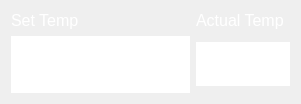
   <widget class="QWidget" name="layoutWidget">
    <property name="geometry">
     <rect>
      <x>10</x>
      <y>0</y>
      <width>301</width>
      <height>87</height>
     </rect>
    </property>
    <layout class="QGridLayout" name="gridLayout">
     <item row="0" column="0">
      <widget class="QLabel" name="label">
       <property name="font">
        <font>
         <pointsize>12</pointsize>
        </font>
       </property>
       <property name="text">
        <string>&lt;html&gt;&lt;head/&gt;&lt;body&gt;&lt;p&gt;&lt;span style=&quot; color:#ffffff;&quot;&gt;Set Temp&lt;/span&gt;&lt;/p&gt;&lt;/body&gt;&lt;/html&gt;</string>
       </property>
      </widget>
     </item>
     <item row="0" column="1">
      <widget class="QLabel" name="label_2">
       <property name="font">
        <font>
         <pointsize>12</pointsize>
        </font>
       </property>
       <property name="text">
        <string>&lt;html&gt;&lt;head/&gt;&lt;body&gt;&lt;p&gt;&lt;span style=&quot; color:#ffffff;&quot;&gt;Actual Temp&lt;/span&gt;&lt;/p&gt;&lt;/body&gt;&lt;/html&gt;</string>
       </property>
      </widget>
     </item>
     <item row="1" column="0">
      <widget class="QLineEdit" name="SetTemp">
       <property name="palette">
        <palette>
         <active>
          <colorrole role="WindowText">
           <brush brushstyle="SolidPattern">
            <color alpha="255">
             <red>255</red>
             <green>255</green>
             <blue>255</blue>
            </color>
           </brush>
          </colorrole>
          <colorrole role="Button">
           <brush brushstyle="SolidPattern">
            <color alpha="255">
             <red>98</red>
             <green>98</green>
             <blue>98</blue>
            </color>
           </brush>
          </colorrole>
          <colorrole role="Text">
           <brush brushstyle="SolidPattern">
            <color alpha="255">
             <red>255</red>
             <green>255</green>
             <blue>255</blue>
            </color>
           </brush>
          </colorrole>
          <colorrole role="ButtonText">
           <brush brushstyle="SolidPattern">
            <color alpha="255">
             <red>255</red>
             <green>255</green>
             <blue>255</blue>
            </color>
           </brush>
          </colorrole>
          <colorrole role="Base">
           <brush brushstyle="SolidPattern">
            <color alpha="255">
             <red>98</red>
             <green>98</green>
             <blue>98</blue>
            </color>
           </brush>
          </colorrole>
          <colorrole role="Window">
           <brush brushstyle="SolidPattern">
            <color alpha="255">
             <red>98</red>
             <green>98</green>
             <blue>98</blue>
            </color>
           </brush>
          </colorrole>
         </active>
         <inactive>
          <colorrole role="WindowText">
           <brush brushstyle="SolidPattern">
            <color alpha="255">
             <red>255</red>
             <green>255</green>
             <blue>255</blue>
            </color>
           </brush>
          </colorrole>
          <colorrole role="Button">
           <brush brushstyle="SolidPattern">
            <color alpha="255">
             <red>98</red>
             <green>98</green>
             <blue>98</blue>
            </color>
           </brush>
          </colorrole>
          <colorrole role="Text">
           <brush brushstyle="SolidPattern">
            <color alpha="255">
             <red>255</red>
             <green>255</green>
             <blue>255</blue>
            </color>
           </brush>
          </colorrole>
          <colorrole role="ButtonText">
           <brush brushstyle="SolidPattern">
            <color alpha="255">
             <red>255</red>
             <green>255</green>
             <blue>255</blue>
            </color>
           </brush>
          </colorrole>
          <colorrole role="Base">
           <brush brushstyle="SolidPattern">
            <color alpha="255">
             <red>98</red>
             <green>98</green>
             <blue>98</blue>
            </color>
           </brush>
          </colorrole>
          <colorrole role="Window">
           <brush brushstyle="SolidPattern">
            <color alpha="255">
             <red>98</red>
             <green>98</green>
             <blue>98</blue>
            </color>
           </brush>
          </colorrole>
         </inactive>
         <disabled>
          <colorrole role="WindowText">
           <brush brushstyle="SolidPattern">
            <color alpha="255">
             <red>255</red>
             <green>255</green>
             <blue>255</blue>
            </color>
           </brush>
          </colorrole>
          <colorrole role="Button">
           <brush brushstyle="SolidPattern">
            <color alpha="255">
             <red>98</red>
             <green>98</green>
             <blue>98</blue>
            </color>
           </brush>
          </colorrole>
          <colorrole role="Text">
           <brush brushstyle="SolidPattern">
            <color alpha="255">
             <red>255</red>
             <green>255</green>
             <blue>255</blue>
            </color>
           </brush>
          </colorrole>
          <colorrole role="ButtonText">
           <brush brushstyle="SolidPattern">
            <color alpha="255">
             <red>255</red>
             <green>255</green>
             <blue>255</blue>
            </color>
           </brush>
          </colorrole>
          <colorrole role="Base">
           <brush brushstyle="SolidPattern">
            <color alpha="255">
             <red>98</red>
             <green>98</green>
             <blue>98</blue>
            </color>
           </brush>
          </colorrole>
          <colorrole role="Window">
           <brush brushstyle="SolidPattern">
            <color alpha="255">
             <red>98</red>
             <green>98</green>
             <blue>98</blue>
            </color>
           </brush>
          </colorrole>
         </disabled>
        </palette>
       </property>
       <property name="font">
        <font>
         <pointsize>36</pointsize>
        </font>
       </property>
       <property name="autoFillBackground">
        <bool>false</bool>
       </property>
       <property name="styleSheet">
        <string notr="true">color: rgb(255, 255, 255);</string>
       </property>
       <property name="text">
        <string>350</string>
       </property>
       <property name="frame">
        <bool>false</bool>
       </property>
      </widget>
     </item>
     <item row="1" column="1">
      <widget class="QLineEdit" name="ActualTemp">
       <property name="palette">
        <palette>
         <active>
          <colorrole role="WindowText">
           <brush brushstyle="SolidPattern">
            <color alpha="255">
             <red>255</red>
             <green>255</green>
             <blue>255</blue>
            </color>
           </brush>
          </colorrole>
          <colorrole role="Button">
           <brush brushstyle="SolidPattern">
            <color alpha="255">
             <red>98</red>
             <green>98</green>
             <blue>98</blue>
            </color>
           </brush>
          </colorrole>
          <colorrole role="Text">
           <brush brushstyle="SolidPattern">
            <color alpha="255">
             <red>255</red>
             <green>255</green>
             <blue>255</blue>
            </color>
           </brush>
          </colorrole>
          <colorrole role="ButtonText">
           <brush brushstyle="SolidPattern">
            <color alpha="255">
             <red>255</red>
             <green>255</green>
             <blue>255</blue>
            </color>
           </brush>
          </colorrole>
          <colorrole role="Base">
           <brush brushstyle="SolidPattern">
            <color alpha="255">
             <red>98</red>
             <green>98</green>
             <blue>98</blue>
            </color>
           </brush>
          </colorrole>
          <colorrole role="Window">
           <brush brushstyle="SolidPattern">
            <color alpha="255">
             <red>98</red>
             <green>98</green>
             <blue>98</blue>
            </color>
           </brush>
          </colorrole>
         </active>
         <inactive>
          <colorrole role="WindowText">
           <brush brushstyle="SolidPattern">
            <color alpha="255">
             <red>255</red>
             <green>255</green>
             <blue>255</blue>
            </color>
           </brush>
          </colorrole>
          <colorrole role="Button">
           <brush brushstyle="SolidPattern">
            <color alpha="255">
             <red>98</red>
             <green>98</green>
             <blue>98</blue>
            </color>
           </brush>
          </colorrole>
          <colorrole role="Text">
           <brush brushstyle="SolidPattern">
            <color alpha="255">
             <red>255</red>
             <green>255</green>
             <blue>255</blue>
            </color>
           </brush>
          </colorrole>
          <colorrole role="ButtonText">
           <brush brushstyle="SolidPattern">
            <color alpha="255">
             <red>255</red>
             <green>255</green>
             <blue>255</blue>
            </color>
           </brush>
          </colorrole>
          <colorrole role="Base">
           <brush brushstyle="SolidPattern">
            <color alpha="255">
             <red>98</red>
             <green>98</green>
             <blue>98</blue>
            </color>
           </brush>
          </colorrole>
          <colorrole role="Window">
           <brush brushstyle="SolidPattern">
            <color alpha="255">
             <red>98</red>
             <green>98</green>
             <blue>98</blue>
            </color>
           </brush>
          </colorrole>
         </inactive>
         <disabled>
          <colorrole role="WindowText">
           <brush brushstyle="SolidPattern">
            <color alpha="255">
             <red>255</red>
             <green>255</green>
             <blue>255</blue>
            </color>
           </brush>
          </colorrole>
          <colorrole role="Button">
           <brush brushstyle="SolidPattern">
            <color alpha="255">
             <red>98</red>
             <green>98</green>
             <blue>98</blue>
            </color>
           </brush>
          </colorrole>
          <colorrole role="Text">
           <brush brushstyle="SolidPattern">
            <color alpha="255">
             <red>255</red>
             <green>255</green>
             <blue>255</blue>
            </color>
           </brush>
          </colorrole>
          <colorrole role="ButtonText">
           <brush brushstyle="SolidPattern">
            <color alpha="255">
             <red>255</red>
             <green>255</green>
             <blue>255</blue>
            </color>
           </brush>
          </colorrole>
          <colorrole role="Base">
           <brush brushstyle="SolidPattern">
            <color alpha="255">
             <red>98</red>
             <green>98</green>
             <blue>98</blue>
            </color>
           </brush>
          </colorrole>
          <colorrole role="Window">
           <brush brushstyle="SolidPattern">
            <color alpha="255">
             <red>98</red>
             <green>98</green>
             <blue>98</blue>
            </color>
           </brush>
          </colorrole>
         </disabled>
        </palette>
       </property>
       <property name="font">
        <font>
         <pointsize>28</pointsize>
        </font>
       </property>
       <property name="autoFillBackground">
        <bool>false</bool>
       </property>
       <property name="styleSheet">
        <string notr="true">color: rgb(255, 255, 255);</string>
       </property>
       <property name="text">
        <string/>
       </property>
       <property name="frame">
        <bool>false</bool>
       </property>
      </widget>
     </item>
    </layout>
    <zorder>ActualTemp</zorder>
    <zorder>SetTemp</zorder>
    <zorder>label</zorder>
    <zorder>label_2</zorder>
   </widget>
